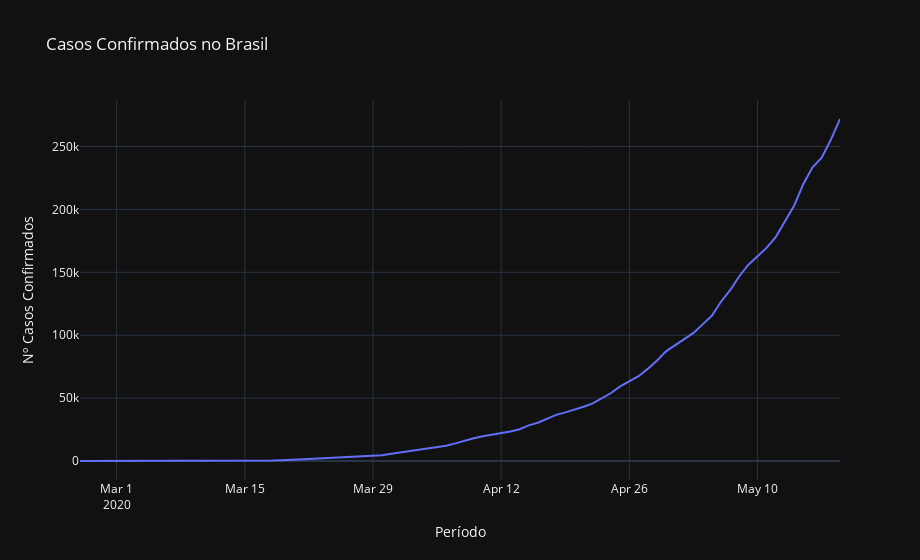

Here is the notebook cell this chart was saved with:
### Markdown cell above
### Casos Confirmados

### Code cell
# Visualizando os casos confirmados em um gráfico
 fig = px.line(brasil, 'observationdate', 'confirmed', 
    width= 920,
    labels={'observationdate':'Período', 'confirmed': 'Nº Casos Confirmados'},
    title= 'Casos Confirmados no Brasil'
)

fig.update_layout(template = 'plotly_dark')
fig.show()
